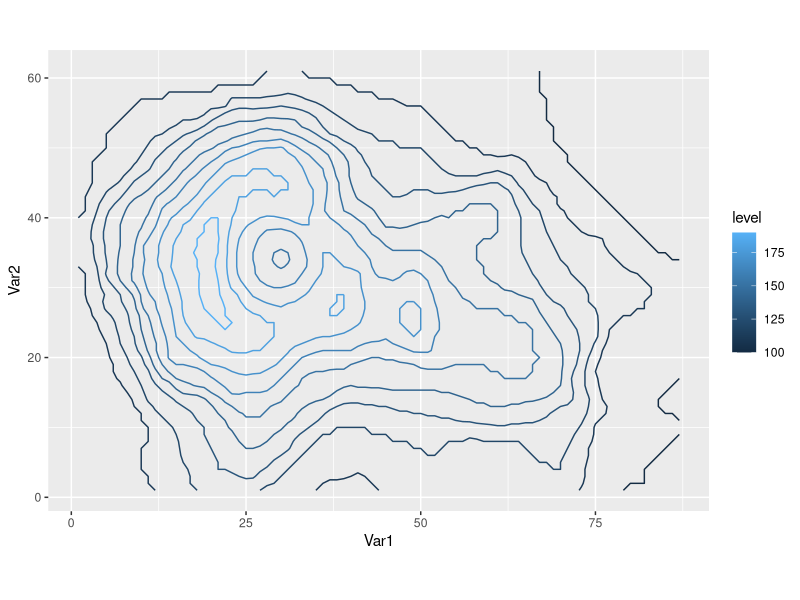
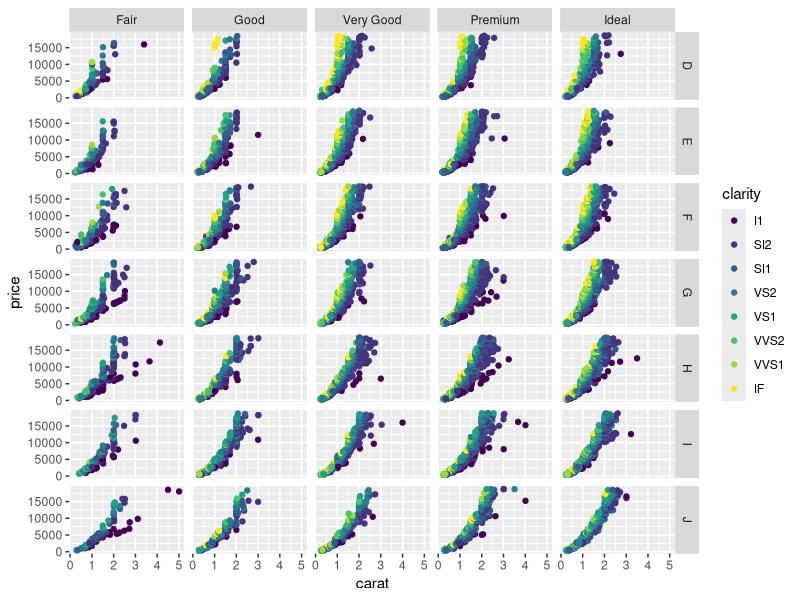
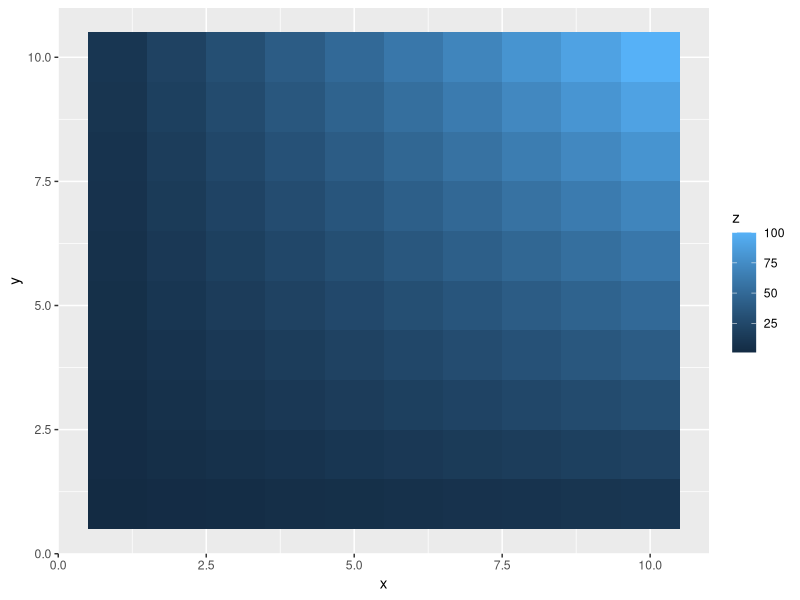
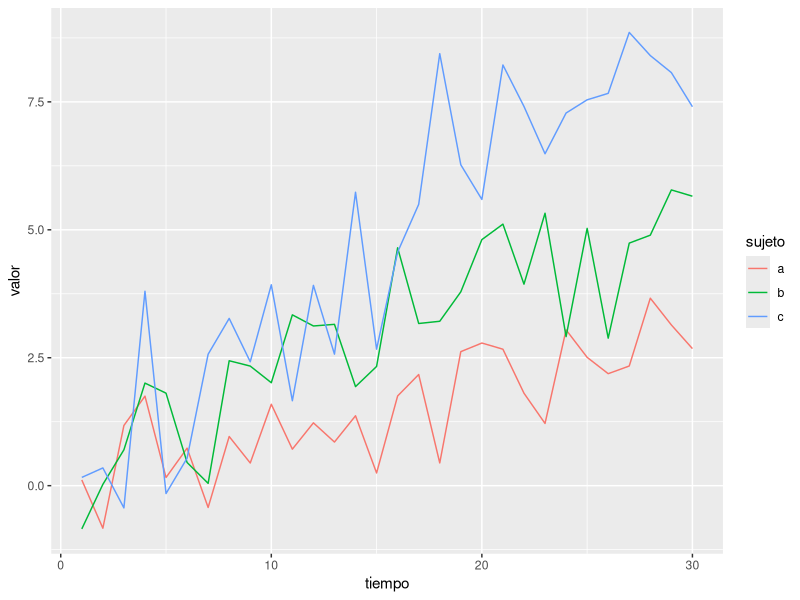

The R source for these figures, in order:
## ---- chunk 1
library(ggplot2)
ggplot(reshape2::melt(volcano), aes(Var1, Var2)) +
   geom_contour(aes(z = value, color = ..level..)) +
   coord_equal()
## ---- chunk 2
ggplot(diamonds, aes(carat, price)) +
   geom_point(aes(color = clarity)) +
   facet_grid(color ~ cut)
## ---- chunk 3
df <- expand.grid(x = 1:10, y = 1:10)
df$z <- with(df, x*y)
ggplot(df, aes(x, y)) +
   geom_tile(aes(fill = z))
## ---- chunk 4
df <- expand.grid(tiempo = 1:30, sujeto = factor(letters[1:3]))
df$valor <- with(df, tiempo*0.1*as.numeric(sujeto) + rnorm(nrow(df)))
ggplot(df, aes(tiempo, valor, color = sujeto)) +
   geom_line()
## ---- chunk 5
dput(cars)
